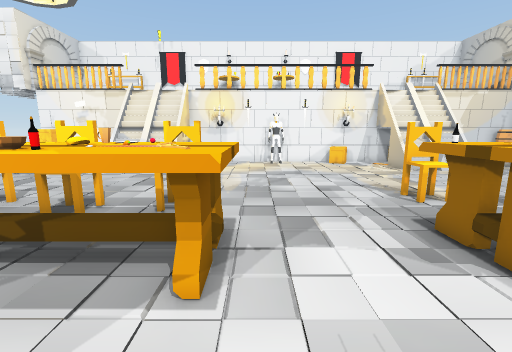
View 1 (above)

24 first-person views from a walk through a Unity game level. The camera is 1.2 m above the floor, tilts 10° down and sees 90° across. Doors are open. The floor is counted in squares, 0.5 m on a side. Each view is taken from the middle of a square. On the plan, view 1 faces up. The plan holds only what a view shows up to about 17 squares ahead; the rest is blank. The place goes on beyond the plan. The player is left out. Some animated figures are left out. Some surface patterns are stand-ins.

View 2
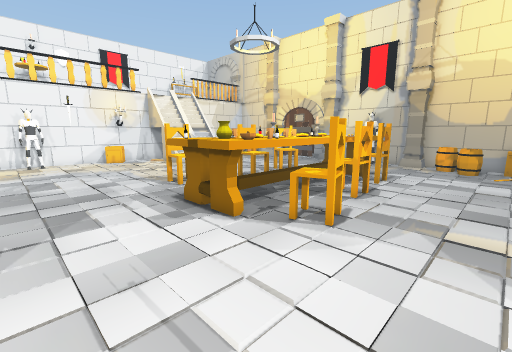

View 3
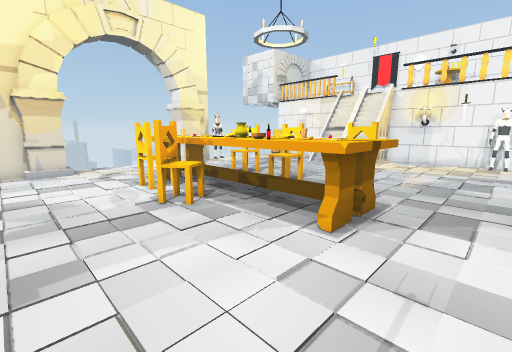

View 4
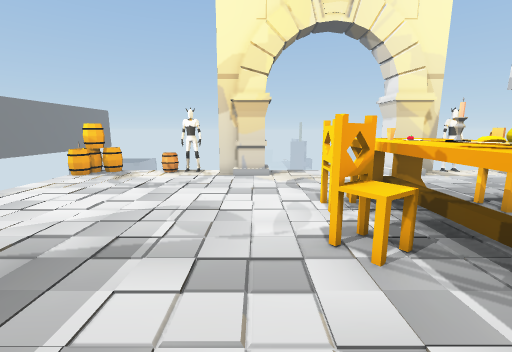

View 5
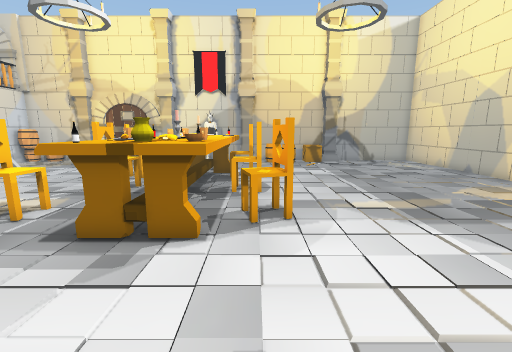

View 6
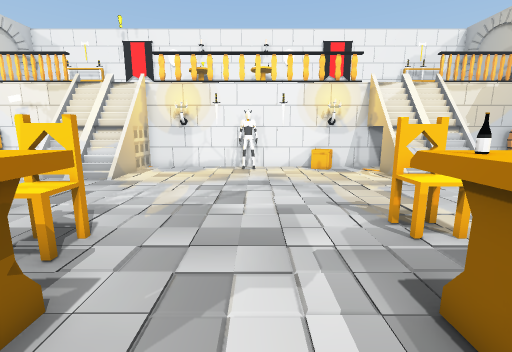

View 7
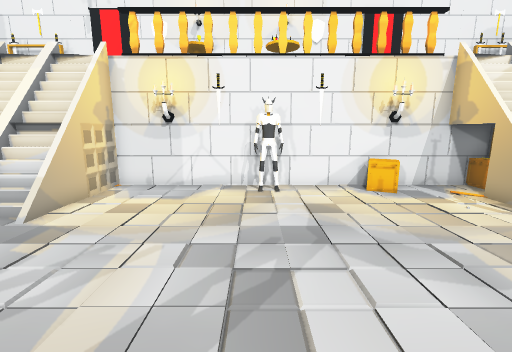

View 8
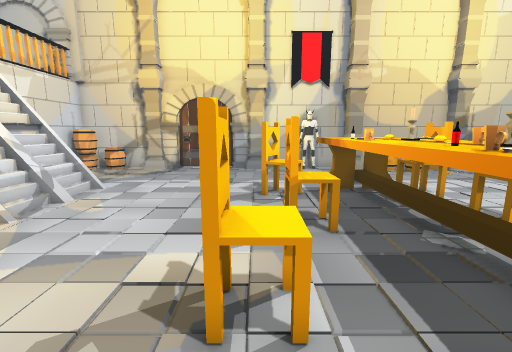

View 9
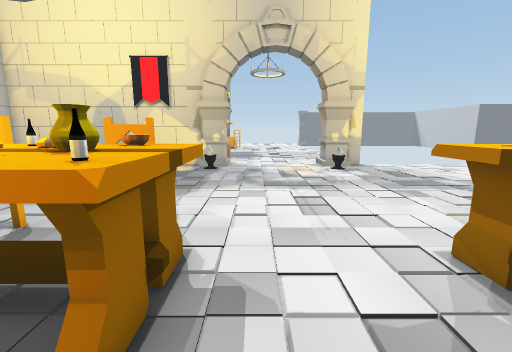

View 10
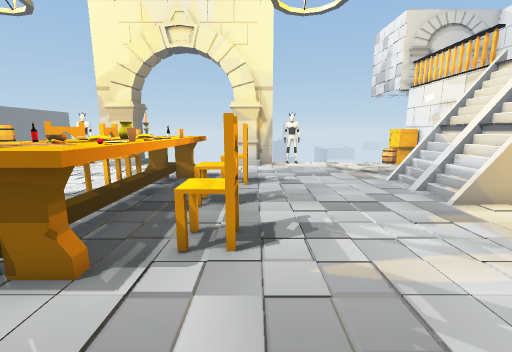

View 11
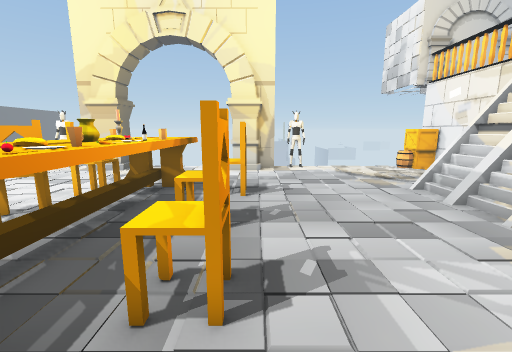

View 12
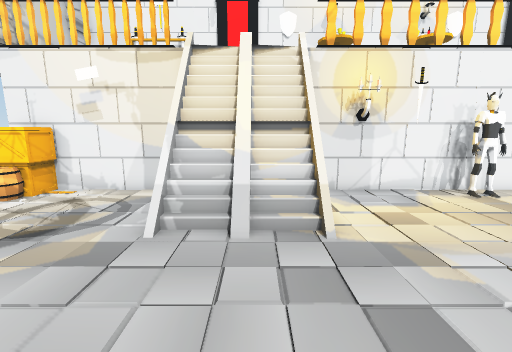

View 13
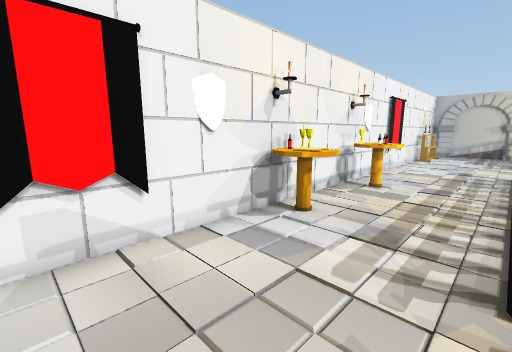

View 14
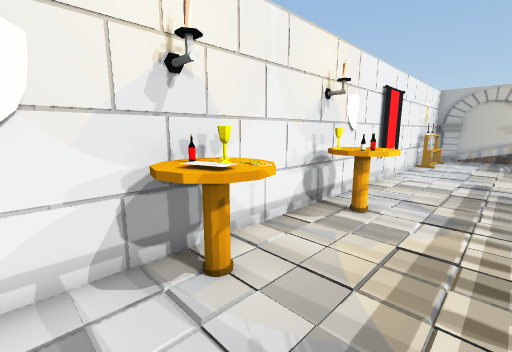

View 15
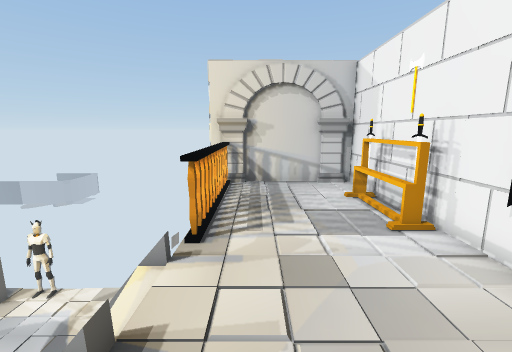

View 16
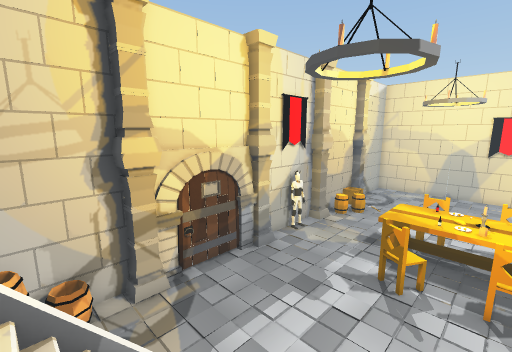

View 17
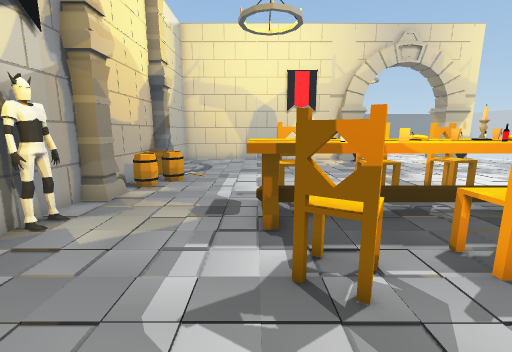

View 18
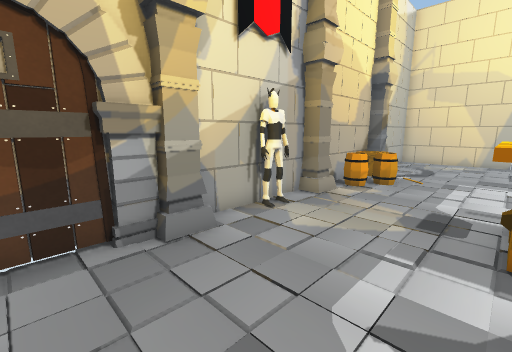

View 19
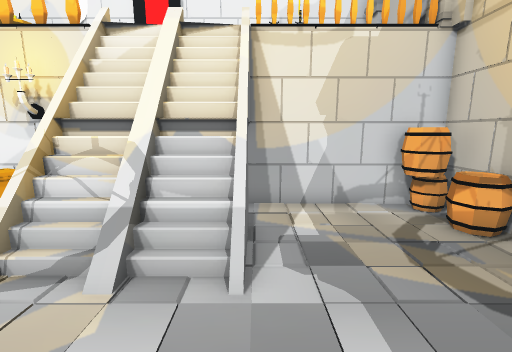

View 20
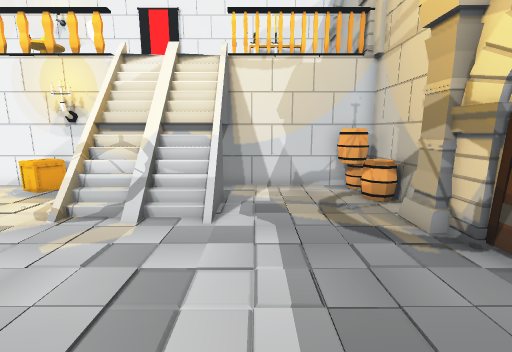

View 21
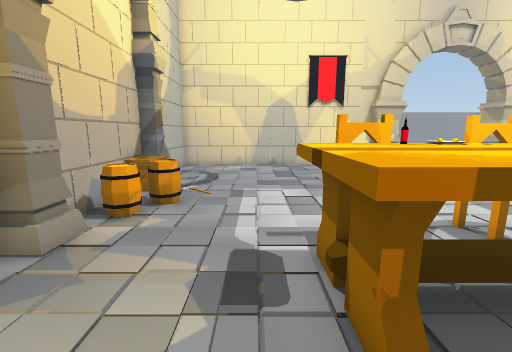

View 22
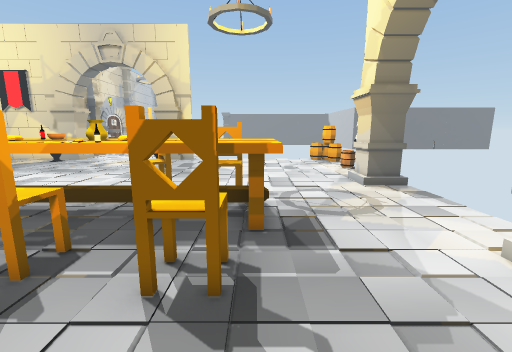

View 23
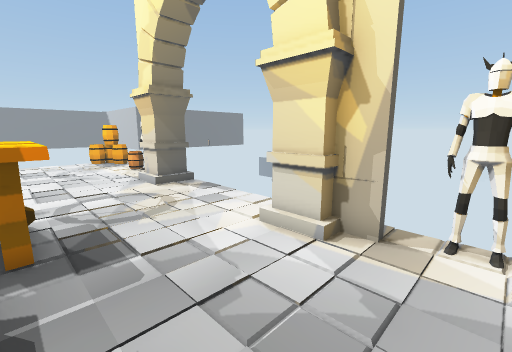

View 24
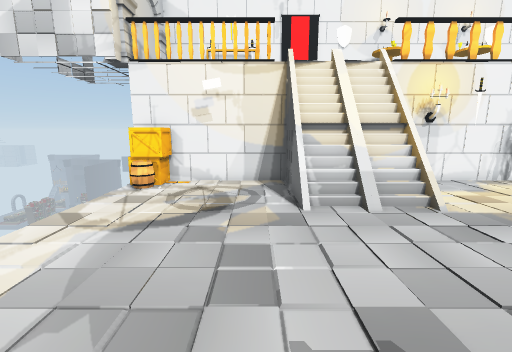

### Floor plan
Key: @ floor where view 1 was taken; # wall or solid block; x gap in a wall; . main floor; : floor 2.75 m higher than the main floor; / step, stairs or slope; = window, fence, low wall or low ledge; ^ raised ledge; v drop or lower ground; C chair; T table; U cup; B bread; W bowl; A candle; P pillar; R barrel; E box; G guardrail; K rack; N banner; S shield; H torch; O other object.
Columns run from 18 left of view 1 to 20 right of it. Each row starts with its distance up from view 1.
 27  #####################################
 26  #::OKK :NNN:S TT:::TT S::NNN::::OOKK #
 25  #:::::::::::::TT:::TTT::::::::::::   #
 24  #:::::::::::::TT:::TT:::::::::::::   #
 23  #::::::::::::::::::::::::::::::::::  #
 22  #::::::::::::::::::::::::::::::::::: #
 21  #GGGGGGG:::::OOOOOOOOOOOOOO::::GGGGGG#
 20 ##EE#####////###########EA##// /#####RR
 19  ERE....v// //.....##...EE.v// //...RR#
 18   R.....v/////.............v/////....R#
 17   ......=/////.............#/////.....#
 16   ......./////............../////....PP
 15   ......../..........................P#
 14   ................................... #
 13   ....................................#
 12  ##...................................#
 11    ...................................#
 10   x.....................C............ #
  9   ##.....CC....CC.......CC.....C.....PP
  8   ##.....CC.CC.CC.......C..CC.CC......#
  7    #.....C..CC.CC..........CC..C..... #
  6   .....TTTTOTTTUTTT...^^O^^^^ ^^^....##
  5   .....TTTTABTBBTTT...^O^AA ^O^^^....##
  4   ..... TTOTTTWTTTT...^^BO^O^^^^^.....#
  3   ..... TCCCCTTTTTT...^WO^^CCOCC^....PP
  2   .......C.CCC..........CC.CC.CC.....P#
  1  ###....................CC..........RR#
  0   ##..............@.................RR#
 -1   ##................................R.#
 -2   x..................................E#
 -3    ..................................E#
 -4  ##..................................PP
 -5  =R...................................#
 -6   ....................................#
 -7   ....................................#
 -8  RR.....................H.............#
 -9  RRR.......          ..     ......... #

Where each view was taken, in squares from view 1:
view 1: 0 up, 0 right, facing up
view 2: 2 down, 0 right, facing up-right
view 3: 2 down, 2 right, facing up-left
view 4: 0 up, 1 left, facing left
view 5: 2 up, 1 left, facing right
view 6: 3 up, 2 right, facing up
view 7: 9 up, 1 right, facing up
view 8: 9 up, 3 right, facing right
view 9: 8 up, 3 right, facing down
view 10: 9 up, 3 right, facing left
view 11: 9 up, 1 right, facing left
view 12: 10 up, 7 left, facing up
view 13: 21 up, 9 left, facing up-right
view 14: 22 up, 5 left, facing up-right
view 15: 22 up, 5 left, facing left
view 16: 19 up, 10 right, facing down-right
view 17: 12 up, 14 right, facing down
view 18: 12 up, 14 right, facing down-right
view 19: 12 up, 14 right, facing up
view 20: 9 up, 15 right, facing up
view 21: 8 up, 15 right, facing down
view 22: 12 up, 10 left, facing down
view 23: 12 up, 10 left, facing down-left
view 24: 8 up, 11 left, facing up
